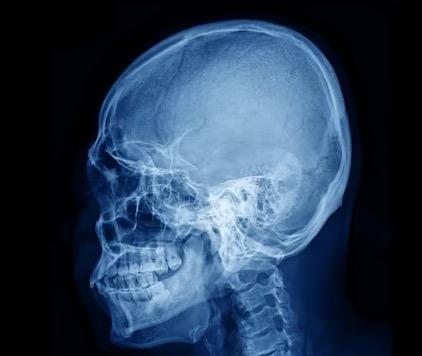
#> input picture images/skull.jpg, 422 x 356 px, found by its file name
$ python 1b.py
#> lines starting #> are read from the running program, lines starting #| are printed output that depends on the picture
import numpy as np
import matplotlib.pyplot as plt


def make_gray_image(image):
    gray_image = image
    if len(image.shape) == 3:
        gray_image = np.mean(image, axis=2).astype(np.uint8)
    return gray_image


def custom_gray_image_generator():
    custom_image = np.empty((16, 16), dtype=np.uint8)
    val = 0
    for i in range(16):
        for j in range(16):
            custom_image[i, j] = val
            val += 1
    return custom_image


def intensity_resolution(image, bits):
    desired_levels = 2**bits
    normalized_image = image.astype(float)/256.0
    sampled_image = np.uint8(np.floor(normalized_image*(desired_levels)))
    return sampled_image


rgb_image = plt.imread('images/skull.jpg')
#> rgb_image is the input picture: shape (356, 422, 3); mean R, G, B 41.2, 61.7, 85.4
gray_image = make_gray_image(rgb_image)
#> in make_gray_image, `gray_image = np.mean(image, axis=2).astype(np.uint8)`:
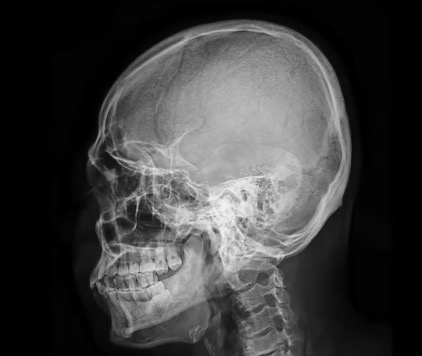
#> gray_image: shape (356, 422); min 0, max 243, mean 62.5

# for testing prpose image generate
# gray_image = custom_gray_image_generator()

sampled_image_array = []
sampled_image_array.append(gray_image)

for bits in range(7, 0, -1):
    sampled_image = intensity_resolution(gray_image, bits)
    sampled_image_array.append(sampled_image)
#> this loop made 7 passes
#> pass 1, in intensity_resolution, `sampled_image = np.uint8(np.floor(normalized_image*(desired_levels)))`:
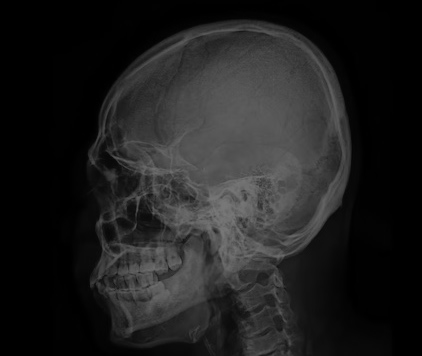
#> sampled_image: shape (356, 422); min 0, max 121, mean 31
#> pass 2, in intensity_resolution (call 2), `sampled_image = np.uint8(np.floor(normalized_image*(desired_levels)))`:
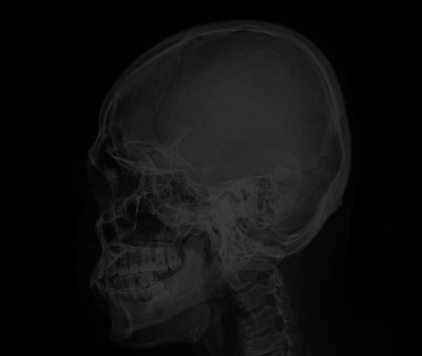
#> sampled_image: shape (356, 422); min 0, max 60, mean 15.3
#> after the loop, sampled_image_array = 8 items


row, col = 2, 4
fig, ax = plt.subplots(row, col, figsize=(9, 7))

idx = 0
for i in range(row):
    for j in range(col):
        ax[i, j].imshow(sampled_image_array[idx], cmap='gray', vmin=0, vmax=(2**(8-idx)-1))
        ax[i, j].set_title(f'{8-idx} bits')
        idx += 1
#> after the loop, idx = 8

plt.tight_layout()
plt.show()
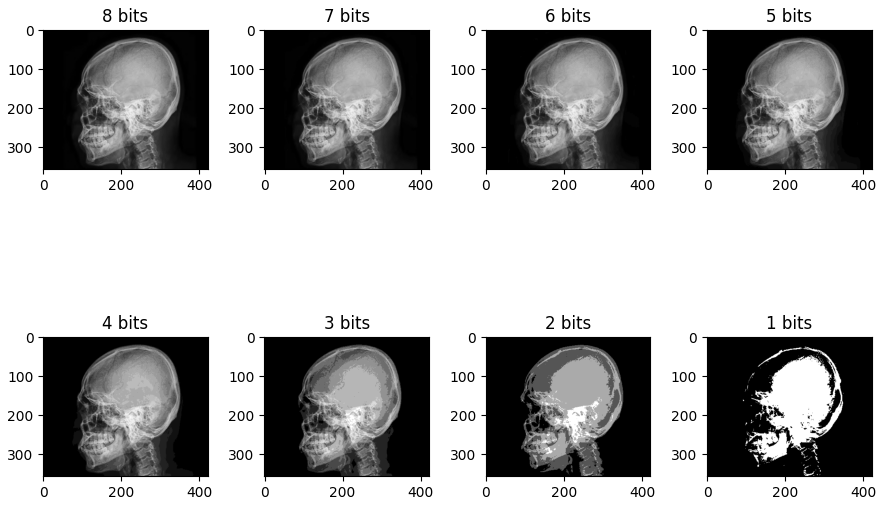
#> figure drawn by matplotlib, 8 panels

# print(sampled_image_array[6])

$ run again, with images/box.jpg copied over images/skull.jpg
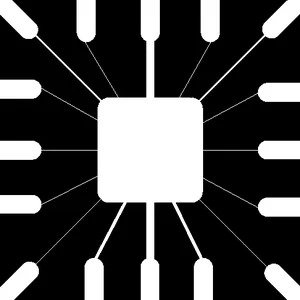
#> input picture images/box.jpg, 300 x 300 px, found by its file name
#> rgb_image is the input picture: shape (300, 300, 3); min 0, max 255, mean 72
#> the loop `for bits in range(7, 0, -1):` made 7 passes
#> pass 1, in intensity_resolution, `sampled_image = np.uint8(np.floor(normalized_image*(desired_levels)))`:
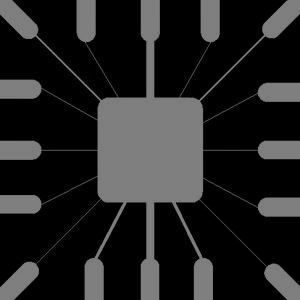
#> sampled_image: shape (300, 300); min 0, max 127, mean 35.8
#> pass 2, in intensity_resolution (call 2), `sampled_image = np.uint8(np.floor(normalized_image*(desired_levels)))`:
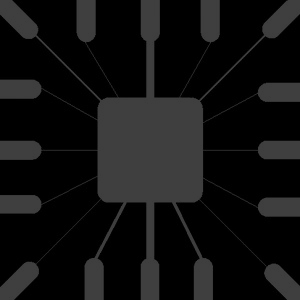
#> sampled_image: shape (300, 300); min 0, max 63, mean 17.8
#> after the loop `for bits in range(7, 0, -1):`: sampled_image_array = 8 items
#> after the loop `for i in range(row):`: idx = 8

$ run again, with images/cat.jpg copied over images/skull.jpg
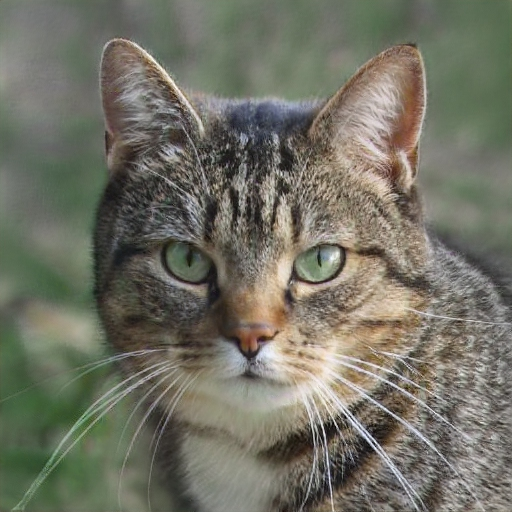
#> input picture images/cat.jpg, 512 x 512 px, found by its file name
#> rgb_image is the input picture: shape (512, 512, 3); mean R, G, B 113.7, 113.4, 100.5
#> the loop `for bits in range(7, 0, -1):` made 7 passes
#> pass 1, in intensity_resolution, `sampled_image = np.uint8(np.floor(normalized_image*(desired_levels)))`:
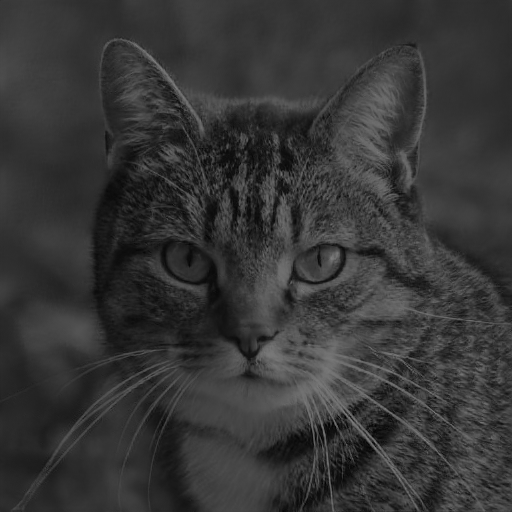
#> sampled_image: shape (512, 512); min 0, max 126, mean 54.2
#> pass 2, in intensity_resolution (call 2), `sampled_image = np.uint8(np.floor(normalized_image*(desired_levels)))`:
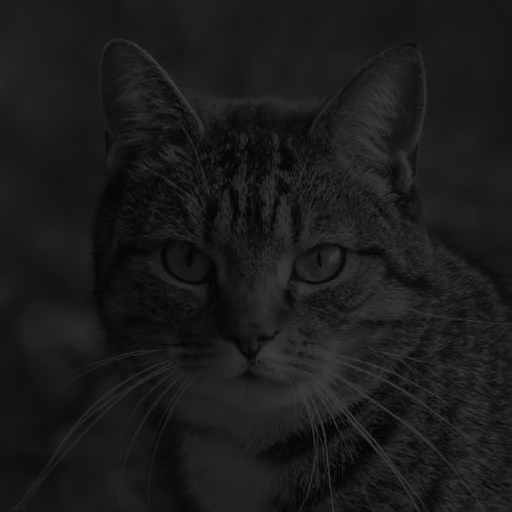
#> sampled_image: shape (512, 512); min 0, max 63, mean 26.8
#> after the loop `for bits in range(7, 0, -1):`: sampled_image_array = 8 items
#> after the loop `for i in range(row):`: idx = 8
